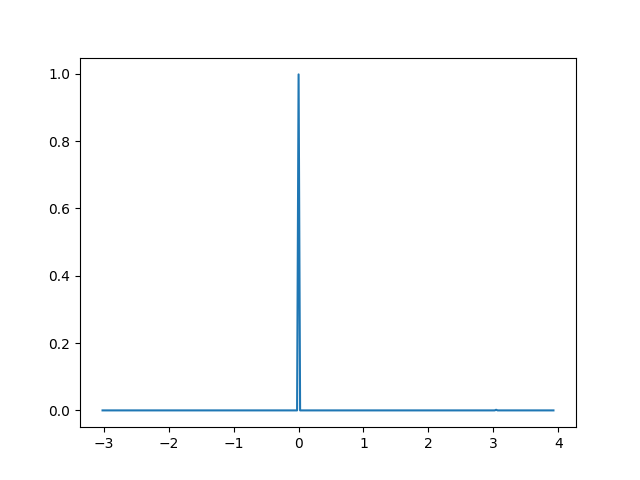

Source code (Python):
# Tests REBayes, Mosek, RPy2 installation
import numpy as np
import rpy2
from rpy2.robjects import numpy2ri
from rpy2 import robjects as ro
from rpy2.robjects.packages import importr
import matplotlib.pyplot as plt
import rpy2.situation

numpy2ri.activate()
rebayes = importr("REBayes")
nprobust = importr("nprobust")

np.random.seed(42)

x = np.random.randn(1000)
y = np.random.randn(1000)
reg = nprobust.lprobust(x=ro.FloatVector(x), y=ro.FloatVector(y), deriv=0)
print(reg)

estimates = np.random.randn(1000)
standard_errors = np.ones(1000)
result = rebayes.GLmix(estimates, sigma=standard_errors)

plt.plot(result.rx["x"][0], result.rx["y"][0])
print(result)
plt.savefig("test.png")
